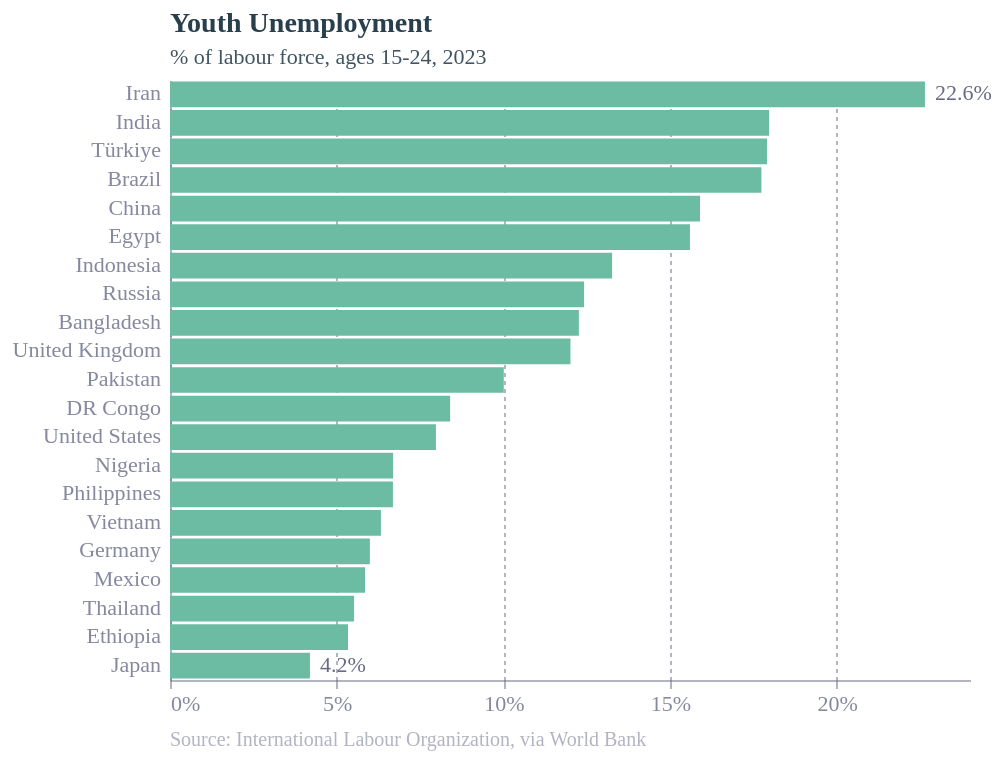

Source (Vega-Lite JSON):
### Vega-Lite specification from a JSON file in a GitHub repository (floating-point values rounded to 4 significant figures)
{"config": {"font": "Circular Std", "text": {"color": "#676A86", "align": "left", "baseline": "middle", "dx": 7, "dy": 0, "fontSize": 11}, "view": {"stroke": null, "continuousWidth": 400, "continuousHeight": 300, "discreteWidth": 400, "discreteHeight": 300}, "bar": {"color": "#179fdb"}, "line": {"color": "#e6224b"}, "rule": {"color": "#676A86"}, "point": {"filled": true, "size": 80, "color": "#e6224b", "opacity": 0.95}, "geoshape": {"stroke": "white", "strokeWidth": 0.3}, "rect": {"fill": "#d6d4d4", "opacity": 0.3}, "axis": {"labelColor": "#676A86", "labelFontSize": 11, "labelFont": "Circular Std", "labelOpacity": 0.8, "tickColor": "#676A86", "tickOpacity": 0.5, "domainColor": "#676A86", "domainOpacity": 0.5, "gridColor": "#676A86", "gridDash": [2, 2], "gridOpacity": 0.5, "title": null, "titleColor": "#676A86", "titleOpacity": 0.8, "tickSize": 4}, "axisXDiscrete": {"grid": false, "labelAngle": 0, "tickCount": 10, "tickOpacity": 0.5, "title": null}, "axisYDiscrete": {"ticks": false, "labelPadding": 5}, "axisXTemporal": {"grid": false, "ticks": true}, "axisXQuantitative": {"grid": true}, "axisYQuantitative": {"gridColor": "#676A86", "gridDash": [1, 5], "gridOpacity": 0.5, "ticks": false, "labelPadding": 5, "tickCount": 8, "titleAngle": 0, "titleAlign": "left", "titleBaseline": "bottom", "titleX": 0, "titleY": -5}, "title": {"color": "#122b39E6", "subtitleColor": "#122b39CC", "font": "Circular Std", "subtitleFont": "Circular Std", "anchor": "start", "fontSize": 14, "subtitleFontSize": 11, "subtitlePadding": 4, "offset": 6, "frame": "group"}, "legend": {"titleColor": "#122b39", "title": null, "labelColor": "#122b39", "labelFontSize": 11}}, "layer": [{"data": {"name": "data-d8b00923ddd2e2701d75a844f4a785cc"}, "mark": {"type": "bar", "color": "rgb(107,188,162)"}, "encoding": {"x": {"axis": {"tickCount": 6, "format": "%"}, "field": "Value", "type": "quantitative"}, "y": {"field": "Country", "sort": "-x", "type": "nominal"}}, "title": {"text": "Youth Unemployment", "subtitle": ["% of labour force, ages 15-24, 2023"]}}, {"data": {"name": "data-d285a7403ed98ae579761d64a864032b"}, "mark": {"type": "text", "align": "left", "dx": 0, "dy": 0, "fontSize": 10, "opacity": 0.5, "text": "Source: International Labour Organization, via World Bank"}, "encoding": {"x": {"value": 0}, "y": {"value": 330}}}, {"data": {"name": "data-d8b00923ddd2e2701d75a844f4a785cc"}, "mark": {"type": "text", "align": {"expr": "datum.Value < 0 ? \"right\" : \"left\""}, "baseline": "middle", "dx": {"expr": "datum.Value < 0 ? -2 : 5"}}, "encoding": {"opacity": {"condition": {"test": {"field": "ISO3", "oneOf": ["IRN", "JPN"]}, "value": 1}, "value": 0}, "text": {"field": "Value", "format": ",.1%", "type": "nominal"}, "x": {"axis": {"tickCount": 6, "format": "%"}, "field": "Value", "type": "quantitative"}, "y": {"field": "Country", "sort": "-x", "type": "nominal"}}, "title": {"text": "Youth Unemployment", "subtitle": ["% of labour force, ages 15-24, 2023"]}}], "height": 300, "width": 400, "$schema": "https://vega.github.io/schema/vega-lite/v5.17.0.json", "datasets": {"data-d8b00923ddd2e2701d75a844f4a785cc": [{"Country": "Bangladesh", "ISO3": "BGD", "Date": "2023", "Value": 0.1227}, {"Country": "Brazil", "ISO3": "BRA", "Date": "2023", "Value": 0.1774}, {"Country": "China", "ISO3": "CHN", "Date": "2023", "Value": 0.159}, {"Country": "DR Congo", "ISO3": "COD", "Date": "2023", "Value": 0.08404}, {"Country": "Egypt", "ISO3": "EGY", "Date": "2023", "Value": 0.156}, {"Country": "Ethiopia", "ISO3": "ETH", "Date": "2023", "Value": 0.05341}, {"Country": "Germany", "ISO3": "DEU", "Date": "2023", "Value": 0.05996}, {"Country": "India", "ISO3": "IND", "Date": "2023", "Value": 0.1797}, {"Country": "Indonesia", "ISO3": "IDN", "Date": "2023", "Value": 0.1326}, {"Country": "Iran", "ISO3": "IRN", "Date": "2023", "Value": 0.2265}, {"Country": "Japan", "ISO3": "JPN", "Date": "2023", "Value": 0.04199}, {"Country": "Mexico", "ISO3": "MEX", "Date": "2023", "Value": 0.0585}, {"Country": "Nigeria", "ISO3": "NGA", "Date": "2023", "Value": 0.06694}, {"Country": "Pakistan", "ISO3": "PAK", "Date": "2023", "Value": 0.1001}, {"Country": "Philippines", "ISO3": "PHL", "Date": "2023", "Value": 0.06688}, {"Country": "Russia", "ISO3": "RUS", "Date": "2023", "Value": 0.1242}, {"Country": "Thailand", "ISO3": "THA", "Date": "2023", "Value": 0.05522}, {"Country": "Türkiye", "ISO3": "TUR", "Date": "2023", "Value": 0.1791}, {"Country": "United Kingdom", "ISO3": "GBR", "Date": "2023", "Value": 0.1201}, {"Country": "United States", "ISO3": "USA", "Date": "2023", "Value": 0.07978}, {"Country": "Vietnam", "ISO3": "VNM", "Date": "2023", "Value": 0.06328}], "data-d285a7403ed98ae579761d64a864032b": [{"x": 0}]}}
